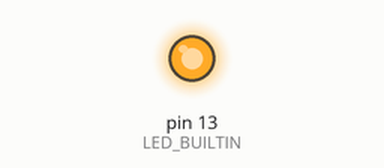
Bench run of a sketch on a simulated Arduino Uno, built with avr-gcc and run on an emulated ATmega328P. Parts: output pins drawn as LEDs (lit = HIGH).

Above: at 0.2 s.
At 19.1 s:
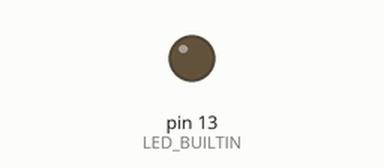
Timing chart, 0 to 28.2 s (numbered marks = the images above):
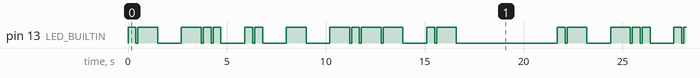

The sketch:

Blink.ino
```cpp
// the setup function runs once when you press reset or power the board
void setup() {
  // initialize digital pin LED_BUILTIN as an output.
  pinMode(LED_BUILTIN, OUTPUT);
}

const int DOT = 400; // Shorter delay for dot
const int LINE = 1000; // Longer delay for line
const int between = 100; // delay between dots and lines

//Creating methods for dots and lines
void dot()
{
  digitalWrite(LED_BUILTIN, HIGH);
  delay(DOT);
  digitalWrite(LED_BUILTIN, LOW);
  delay(between);
}

void line()
{
  digitalWrite(LED_BUILTIN, HIGH);
  delay(LINE);
  digitalWrite(LED_BUILTIN, LOW);
  delay(between);
}
// the loop function runs over and over again forever

//Blinking LED code for morse code (Name: Aditya) .- -.. .. - -.-- .-
void loop() {
dot();
line();
delay(1200 - between);
line();
dot();
dot();
delay(1200 - between);
dot();
dot();
delay(1200 - between);
line();
delay(1200 - between);
line();
dot();
line();
line();
delay(1200 - between);
dot();
line();
delay(5000);
}
```

Measured:
- by itself, pin 13 (LED_BUILTIN): moves between LOW and HIGH, repeating every 21.7 s
- by itself, everything shown: repeats every 21.7 s, in 28 steps
